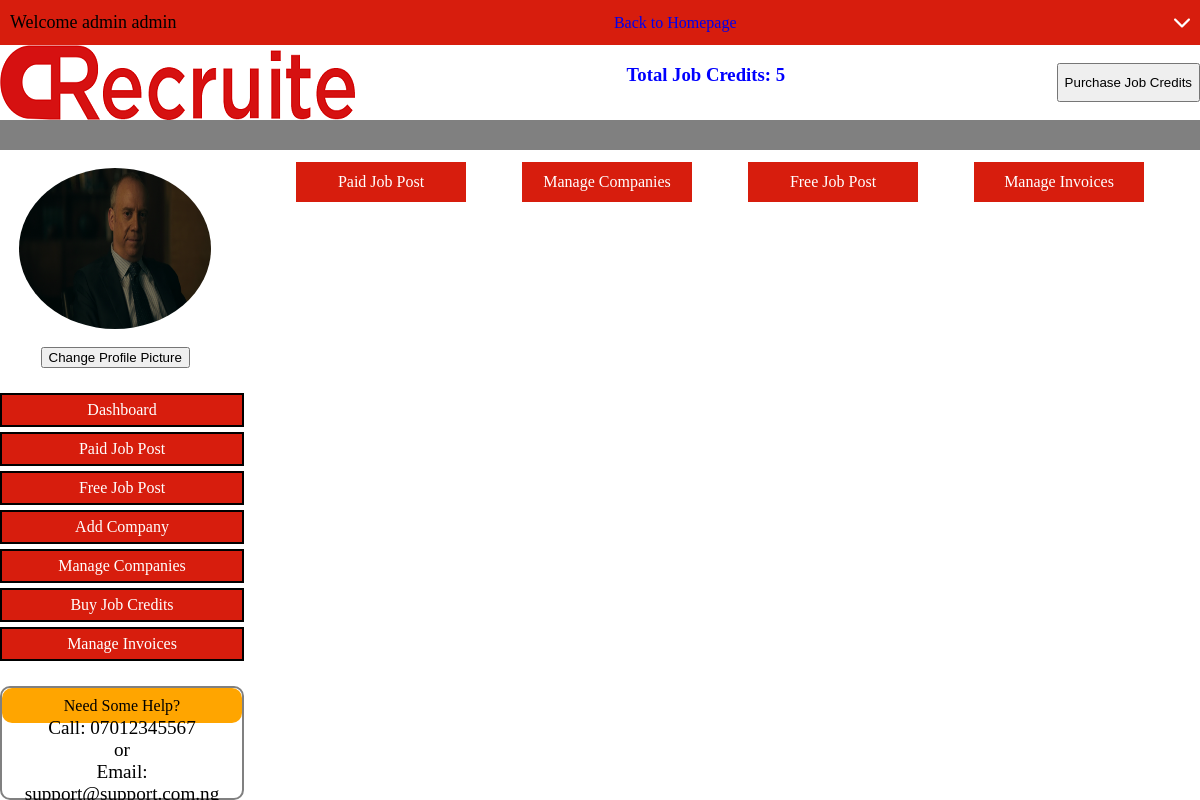
Page /paystatus/1 (signed in) on the committed database.
### account/models.py (models this page shows, shortened)
class UserProfile(models.Model):
    user =  models.OneToOneField(Account, on_delete=models.CASCADE)
    profile_pic = models.ImageField(blank=True, null=True, upload_to='userprofile')
    credit = models.IntegerField(default=0)
    free_post = models.BooleanField(default=True)

class Account(AbstractBaseUser):
    first_name       = models.CharField(max_length=50)
    last_name        = models.CharField(max_length=50)
    email            = models.EmailField(max_length=100, unique=True)
    phone_number     = models.CharField(max_length=20)
    date_joined      = models.DateTimeField(auto_now_add=True)
    last_login       = models.DateTimeField(auto_now_add=True)
    is_admin         = models.BooleanField(default=False)
    is_staff         = models.BooleanField(default=False)
    is_active        = models.BooleanField(default=True)
    is_superadmin    = models.BooleanField(default=False)
    USERNAME_FIELD = 'email'
    REQUIRED_FIELDS = ['first_name', 'last_name', 'phone_number']
    objects = MyAccountManager()
    def full_name(self):
        return (self.first_name + ' ' + self.last_name)

### crecruite/views.py (the view)
# urls.py: path('paystatus/<int:amount>', views.payStatus, name='paystatus'),
@login_required(login_url='login')
def payStatus(request, amount):
    user = Account.objects.get(id=request.user.id)
    profile = UserProfile.objects.get(user=request.user)
    time_now = datetime.now()
    rand_int = random.randint(0, 999)
    order_no = str(time_now)[:10].replace('-', '') + str(rand_int)
    context = {
        "profile": profile,
        "email":  user.email,
        "amount": amount * 100,
        "referrence_no": order_no,
    }
    return render(request, 'payStatus.html', context)

### templates/payStatus.html (shortened to what this page needs)
{% load static %}
<html lang="en">
<head>
    <link rel="stylesheet" href="{% static 'css/dashboard.css' %}">
    <link rel="stylesheet" href="{% static 'css/payStatus.css' %}">
</head>
<body>
    <div class="container">
        <nav class="navbar">
            <div class="topbar">
                <p>Welcome {{ profile.user.full_name }}</p>
                <a href="{% url 'home' %}">Back to Homepage</a>
                {% include 'dropDiv.html' %}
              </div>
              <div class="midbar">
                  <img onclick="window.location.href='./'" src="{% static 'img/clong.png' %}" alt="Logo">
                  <h3 style="color: blue;">Total Job Credits: {{ profile.credit }}</h3>
                <div class="butAlign">
                    <button onclick="window.location.href='./buycredit'">Purchase Job Credits</button>
                </div>
            </div>
            <div class="endbar"></div>
        </nav>
        <div class="dashContent">
            <div class="leftContent">
                <br>
                <div class="picDiv">
                    <img src="{% if profile.profile_pic.url %}{{ profile.profile_pic.url }}{% else %}{% static 'img/profile.png' %}{% endif %}" alt="Profile Picture">                    <br>
                    <button style="margin-left: 20%;">Change Profile Picture</button>
                </div>
                <div class="leftOptions">
                    <a href="/dashboard">Dashboard</a>
                    <a href="/paidpost">Paid Job Post</a>
                    <a href="/freepost">Free Job Post</a>
                    <a href="/addCompany">Add Company</a>
                    <a href="/manageCompanies">Manage Companies</a>
                    <a href="/buycredit">Buy Job Credits</a>
                    <a href="/manageInvoice">Manage Invoices</a>
                </div>
                <div class="leftHelp">
                    <div class="topHelp">
                        Need Some Help?
                    </div>
                    {% include 'bottomHelp.html' %}
                </div>
            </div>
            <div class="rightContent">
                <div class="rightOptions">
                    <a href="/paidpost">Paid Job Post</a>
                    <a href="/manageCompanies">Manage Companies</a>
                    <a href="/freepost">Free Job Post</a>
                    <a href="/manageInvoice">Manage Invoices</a>
                </div>
                <div class="rightDiv">
                </div>
            </div>
        </div>
    </div>
</body>
</html>

### static/css/dashboard.css (style rules this page uses)
body { margin: 0; padding: 0; }
.container { width: 100%; height: 100%; display: flex; flex-direction: column; overflow: auto; }
nav { display: flex; flex-direction: column; width: 100%; height: 20%; }
.topbar { display: flex; justify-content: space-between; align-items: center; width: 100%; height: 30%; background-color: #D71D0D; }
.topbar p:nth-child(1) { margin-left: 10px; font-size: large; }
.topbar a { text-decoration: none; }
.midbar { height: 50%; width: 100%; display: flex; justify-content: space-between; }
.butAlign { height: 100%; display: flex; justify-content: center; align-items: center; }
.butAlign button { padding-top: 10px; padding-bottom: 10px; }
.endbar { background-color: grey; height: 25%; width: 100%; z-index: -3; }
.dashContent { display: flex; width: 100%; }
.leftContent { width: 20%; }
.picDiv { display: flex; flex-direction: column; justify-content: center; align-items: center; width: 80%; height: 200px; }
.picDiv img { width: 100%; height: 90%; margin-left: 20%; border-radius: 50%; }
.leftOptions { display: flex; flex-direction: column; width: 100%; margin-top: 20px; }
.leftOptions a { display: flex; justify-content: center; align-items: center; text-decoration: none; width: 100%; background-color: #D71D0D; color: white; height: 30px; border: 2px solid black; margin-top: 5px; }
.leftHelp { border: 2px solid grey; border-radius: 10px; margin-top: 25px; width: 100%; display: flex; flex-direction: column; justify-content: center; align-items: center; }
.topHelp { width: 100%; background-color: orange; height: 35px; border-radius: 10px; display: flex; justify-content: center; align-items: center; }
.rightContent { width: 80%; height: fit-content; display: flex; flex-direction: column; }
.rightOptions { display: flex; justify-content: space-evenly; align-items: center; width: 100%; margin-top: 12px; }
.rightOptions a { display: flex; justify-content: center; align-items: center; background-color: #D71D0D; width: 170px; height: 40px; color: white; text-decoration: none; }

### static/css/payStatus.css (style rules this page uses)
.rightDiv { width: 100%; height: 71vh; display: flex; justify-content: center; align-items: center; }

### rows in the picture
UserProfile: user.full_name "admin admin", credit "5", profile_pic (picture)
